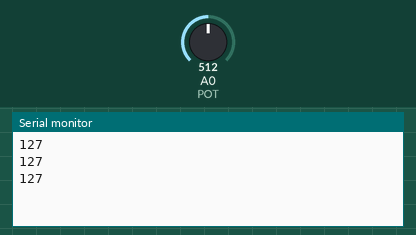
Simulated run of this sketch. Board: Arduino Uno, built with avr-gcc and run on an emulated ATmega328P. Parts: the last lines printed to the serial monitor. The test bench sets the inputs (shaded band); at power-on: A0 (POT) = 512.

Above: at 1.3 s.
1.4 s: A0 (POT) set to 716
At 1.9 s:
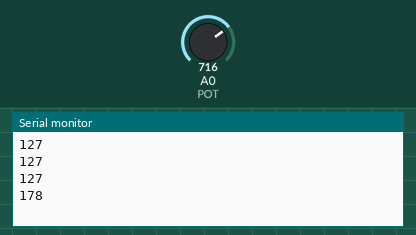
2.9 s: A0 (POT) set to 900
At 3.4 s:
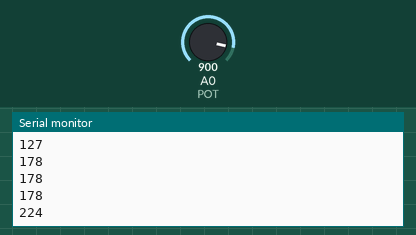
Timing chart, 0 to 5.9 s (numbered marks = the images above; inputs shaded):
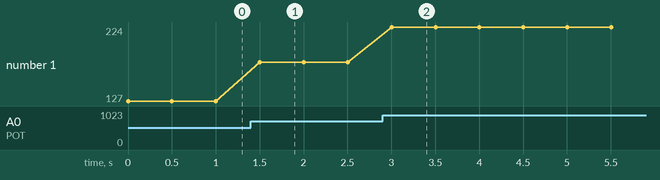

Measured:
- after the input at 1.4 s, the serial monitor: prints a new line after 0.10 s (image 1)
- after the input at 2.9 s, the serial monitor: prints a new line after 0.10 s (image 2)
- plotted number 1: 127 → 178 after the input at 1.4 s, 178 → 224 after the input at 2.9 s

The sketch:

ejercicio_04.ino
```cpp
const int POT=0;
int val;

void setup() {
  // put your setup code here, to run once:
  Serial.begin(9600);
}

void loop() {
  // put your main code here, to run repeatedly:
  val = map(analogRead(POT), 0, 1023, 0, 255);
  Serial.println(val);
  delay(500);
}
```
